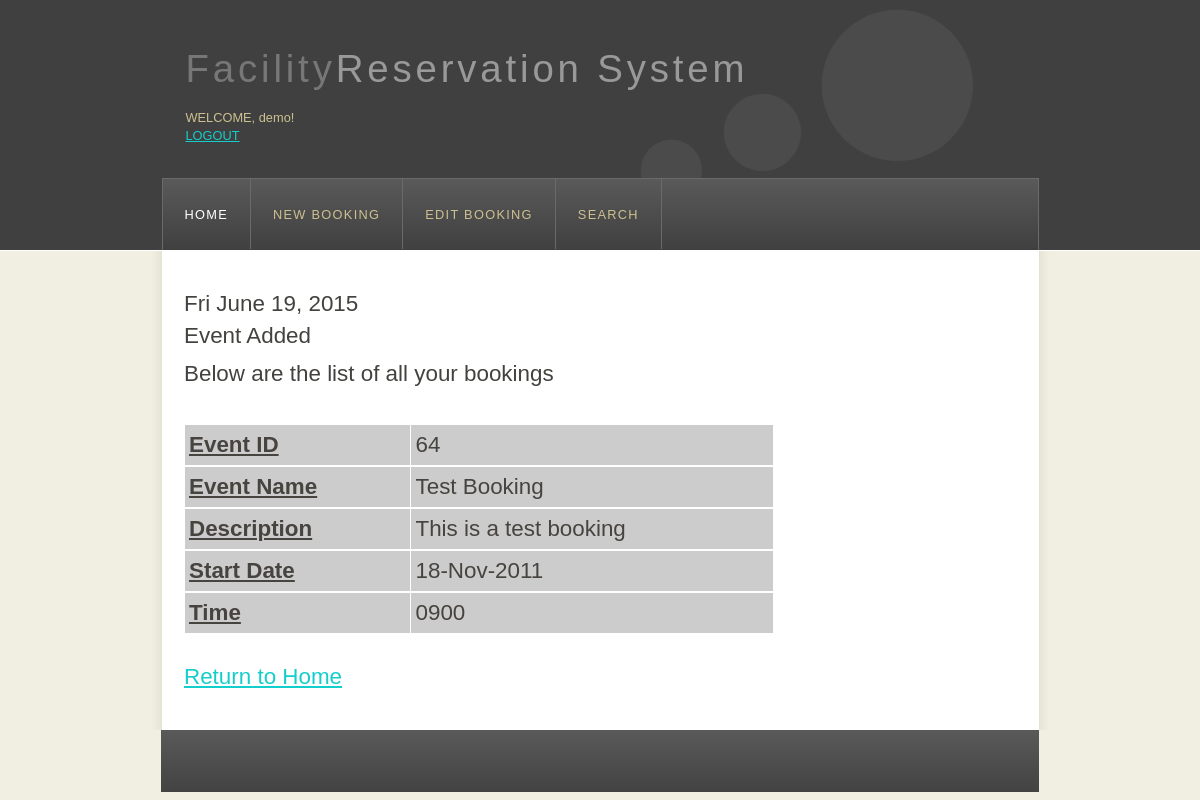
The app's page /newevent2.php (signed in) with its own data.
### tables this page shows
CREATE TABLE IF NOT EXISTS `event` (
  `eventID` int(10) unsigned NOT NULL AUTO_INCREMENT,
  `ename` varchar(45) NOT NULL,
  `edesc` varchar(85) NOT NULL,
  `staffname` varchar(75) NOT NULL,
  `staffid` varchar(8) NOT NULL,
  `stdate` text NOT NULL,
  `stime` text NOT NULL,
  `entime` text NOT NULL,
  `elocation` varchar(45) NOT NULL,
  `resc` varchar(25) NOT NULL,
  `notes` varchar(85) NOT NULL,
  PRIMARY KEY (`eventID`)
);

### newevent2.php (the view, shortened to what this page needs)
<!DOCTYPE html PUBLIC "-//W3C//DTD XHTML 1.0 Transitional//EN" "http://www.w3.org/TR/xhtml1/DTD/xhtml1-transitional.dtd">
<html xmlns="http://www.w3.org/1999/xhtml">
<head>
  <link rel="stylesheet" type="text/css" href="style/style.css" />
</head>
<body>
  <div id="main">
    <div id="header">
      <div id="logo">
        <div id="logo_text">
          <h1><a href="index.html">Facility<span class="logo_colour">Reservation System</span></a></h1>
          <h2>
		  <?php
			$username = $_SESSION['username'];
			if(isseT ($username))
				echo "<br>WELCOME, ".$_SESSION['username']."!<p><a href='logout.php'>LOGOUT</a>";
			else
				die("You must be logged in!");
				?>
			</h2>
        </div>
      </div>
      <div id="menubar">
		 <?php
		 include 'menu.php';
		 ?>
      </div>
    </div>
    <div id="site_content">
      <div class="sidebar">
      </div>
      <div id="content">
		<h1>
		<?php
			$today = date("D F j, Y");
			PRINT "$today";
			?>
					<?php
					if($wrong!=true){
					$sql="INSERT INTO event (ename, edesc, staffname, stdate, stime, entime, elocation, resc, notes)
					VALUES
					('$_POST[eventname]','$_POST[edesc]','$username', '$_POST[stdate]', '$_POST[stime]', '$_POST[entime]', '$_POST[eventlocation]','$_POST[resc]','$_POST[notes]')";
					$result=mysql_query($sql);
					if($result!=null){
					echo "<p>Event Added";
					echo "</br>Below are the list of all your bookings";
					$sql="SELECT * FROM event WHERE staffname='$username'";
					$result=mysql_query($sql);
					while($rows=mysql_fetch_array($result)){
					?>
					<table width="100%" border="0" cellspacing="1" cellpadding="0">
					<tr align='center'>
					<td align="center"><strong><u>Event ID</u></strong></td>
					<td><?php echo $rows['eventID']; ?></td>
					</tr>
					<tr align='center'>
					<td align="center"><strong><u>Event Name</u></strong></td>
					<td><?php echo $rows['ename']; ?></td>
					</tr>
					<tr align='center'>
					<td align="center"><strong><u>Description</u></strong></td>
					<td><?php echo $rows['edesc']; ?></td>
					</tr>
					<tr align='center'>
					<td align="center"><strong><u>Start Date</u></strong></td>
					<td><?php echo $rows['stdate']; ?></td>
					</tr>
					<tr align='center'>
					<td align="center"><strong><u>Time</u></strong></td>
					<td><?php echo $rows['stime']; ?></td>
					</tr>
					</table>
					<?php
					}
					echo "<a href='index.php'>Return to Home</a>";
				}
				}
				?>
				</div>
				</div>
				<div id="footer"></div>
				</div>
</body>
</html>

### style/style.css (style rules this page uses)
html { height: 100%; }
* { margin: 0; padding: 0; }
body { font: normal .80em 'trebuchet ms', arial, sans-serif; background: #F0EFE2; color: #777; }
p { padding: 0 0 20px 0; line-height: 1.7em; }
h1, h2, h3, h4, h5, h6 { font: normal 175% 'century gothic', arial, sans-serif; color: #43423F; margin: 0 0 15px 0; padding: 15px 0 5px 0; }
h2 { font: normal 175% 'century gothic', arial, sans-serif; color: #A4AA04; }
a, a:hover { outline: none; text-decoration: underline; color: #14CECC; }
#main, #logo, #menubar, #site_content, #footer { margin-left: auto; margin-right: auto; }
#header { background: #404040; border-bottom: 1px solid #FFF; height: 250px; }
#logo { width: 829px; position: relative; height: 178px; background: url(logo.png) no-repeat; }
#logo #logo_text { position: absolute; top: 25px; left: 0; }
#logo h1, #logo h2 { font: normal 300% 'century gothic', arial, sans-serif; border-bottom: 0; text-transform: none; margin: 0; }
#logo_text h1, #logo_text h1 a, #logo_text h1 a:hover { padding: 22px 0 0 0; color: #777; letter-spacing: 0.1em; text-decoration: none; }
#logo_text h1 a .logo_colour { color: #999; }
#logo_text h2 { font-size: 100%; padding: 4px 0 0 0; color: #CDC090; }
#menubar { width: 875px; height: 71px; padding: 0px 0 0 0px; border: 1px solid #6A6A6A; border-bottom: 0; background: #555 url(menu.png) repeat-x; }
#site_content { width: 845px; overflow: hidden; margin: 0 auto 0 auto; padding: 25px 20px 20px 33px; background: #FFF url(content.png) repeat-y; }
.sidebar { float: right; width: 190px; padding: 0 15px 20px 15px; }
#content { text-align: left; width: 590px; padding: 0; }
#footer { width: 878px; font: normal 100% "lucida sans unicode"; height: 33px; padding: 24px 0 5px 0; text-align: center; background: #555 url(menu.png) repeat-x; color: #CDC090; text-transform: uppercase; letter-spacing: 0.1em; }
table { margin: 10px 0 30px 0; }
table tr th, table tr td { background: #3B3B3B; color: #FFF; padding: 7px 4px; text-align: left; }
table tr td { background: #CCCCCC; color: #47433F; border-top: 1px solid #FFF; }

### records on screen
event: eventID "64", ename "Test Booking", edesc "This is a test booking", stdate "18-Nov-2011", stime "0900"

### other values on screen
$_SESSION['username'] "demo"
